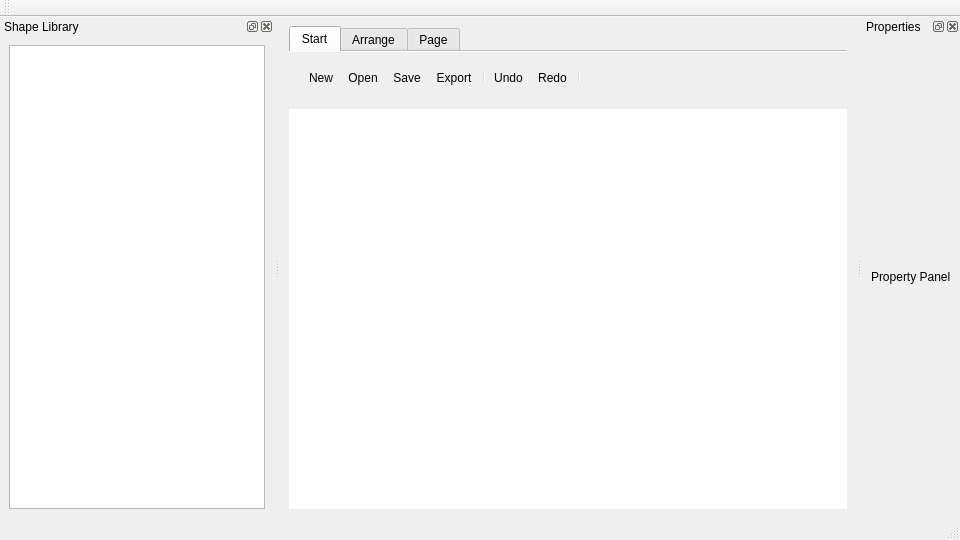
<?xml version="1.0" encoding="UTF-8"?>
<ui version="4.0">
 <class>MainWindow</class>
 <widget class="QMainWindow" name="MainWindow">
  <property name="geometry">
   <rect>
    <x>0</x>
    <y>0</y>
    <width>960</width>
    <height>540</height>
   </rect>
  </property>
  <property name="windowTitle">
   <string>Flow Chart Drawing Software</string>
  </property>
  <widget class="QWidget" name="centralwidget">
   <layout class="QVBoxLayout" name="verticalLayout" stretch="0,1">
    <item>
     <widget class="QTabWidget" name="ribbonTabWidget">
      <property name="tabPosition">
       <enum>QTabWidget::TabPosition::North</enum>
      </property>
      <property name="currentIndex">
       <number>0</number>
      </property>
      <property name="tabShape">
       <enum>QTabWidget::Rounded</enum>
      </property>
      <property name="documentMode">
       <bool>true</bool>
      </property>
      <property name="tabsClosable">
       <bool>false</bool>
      </property>
      <widget class="QWidget" name="tabStart">
       <attribute name="title">
        <string>Start</string>
       </attribute>
       <layout class="QVBoxLayout" name="verticalLayoutStart">
        <item>
         <widget class="QToolBar" name="startToolBar">
          <addaction name="actionNew"/>
          <addaction name="actionOpen"/>
          <addaction name="actionSave"/>
          <addaction name="actionExport"/>
          <addaction name="separator"/>
          <addaction name="actionUndo"/>
          <addaction name="actionRedo"/>
          <addaction name="separator"/>
         </widget>
        </item>
       </layout>
      </widget>
      <widget class="QWidget" name="tabArrange">
       <attribute name="title">
        <string>Arrange</string>
       </attribute>
       <layout class="QVBoxLayout" name="verticalLayoutArrange">
        <item>
         <widget class="QToolBar" name="arrangeToolBar">
          <!-- <addaction name="actionAlignLeft"/>
          <addaction name="actionAlignCenter"/>
          <addaction name="actionAlignRight"/>
          <addaction name="actionAlignTop"/>
          <addaction name="actionAlignBottom"/> -->
         </widget>
        </item>
       </layout>
      </widget>
      <widget class="QWidget" name="tabPage">
       <attribute name="title">
        <string>Page</string>
       </attribute>
       <layout class="QHBoxLayout" name="horizontalLayoutPage">
        <item>
         <widget class="QToolButton" name="toolButtonBackgroundColor">
          <property name="text">
           <string>Background Color</string>
          </property>
          <property name="popupMode">
           <enum>QToolButton::ToolButtonPopupMode::InstantPopup</enum>
          </property>
         </widget>
        </item>
        <item>
         <widget class="QToolButton" name="toolButtonPageSize">
          <property name="text">
           <string>Page Size</string>
          </property>
          <property name="popupMode">
           <enum>QToolButton::ToolButtonPopupMode::InstantPopup</enum>
          </property>
          <addaction name="actionA3"/>
          <addaction name="actionA4"/>
          <addaction name="actionA5"/>
         </widget>
        </item>
        <item>
         <widget class="QToolButton" name="toolButtonGridSize">
          <property name="text">
           <string>Grid Size</string>
          </property>
          <property name="popupMode">
           <enum>QToolButton::ToolButtonPopupMode::InstantPopup</enum>
          </property>
          <addaction name="actionGridSmall"/>
          <addaction name="actionGridMedium"/>
          <addaction name="actionGridLarge"/>
         </widget>
        </item>
        <item>
         <widget class="QToolButton" name="toolButtonGridVisible">
          <property name="text">
           <string>Show Grid</string>
          </property>
          <property name="checkable">
           <bool>true</bool>
          </property>
          <property name="checked">
           <bool>true</bool>
          </property>
         </widget>
        </item>
       </layout>
      </widget>
     </widget>
    </item>
    <item>
     <widget class="QWidget" name="drawingArea" native="true">
      <layout class="QVBoxLayout" name="verticalLayoutDrawingArea"/>
      <property name="styleSheet">
       <string notr="true">
QWidget#drawingArea {
  background-color: white;
}
       </string>
      </property>
     </widget>
    </item>
   </layout>
  </widget>
  <widget class="QToolBar" name="mainToolBar">
   <attribute name="toolBarArea">
    <enum>TopToolBarArea</enum>
   </attribute>
   <attribute name="toolBarBreak">
    <bool>false</bool>
   </attribute>
  </widget>
  <widget class="QDockWidget" name="shapeLibraryDock">
   <property name="windowTitle">
    <string>Shape Library</string>
   </property>
   <attribute name="dockWidgetArea">
    <number>1</number>
   </attribute>
   <widget class="QWidget" name="dockWidgetContents">
    <layout class="QVBoxLayout" name="verticalLayoutDock">
     <item>
      <widget class="QListWidget" name="shapeListWidget"/>
     </item>
    </layout>
   </widget>
  </widget>
  <widget class="QDockWidget" name="propertyDock">
   <property name="windowTitle">
    <string>Properties</string>
   </property>
   <attribute name="dockWidgetArea">
    <number>2</number>
   </attribute>
   <widget class="QWidget" name="dockWidgetContents_2">
    <layout class="QVBoxLayout" name="verticalLayoutDock2">
     <item>
      <widget class="QLabel" name="propertyLabel">
       <property name="text">
        <string>Property Panel</string>
       </property>
      </widget>
     </item>
    </layout>
   </widget>
  </widget>
  <widget class="QStatusBar" name="statusbar"/>
  <action name="actionNew">
   <property name="text">
    <string>New</string>
   </property>
  </action>
  <action name="actionOpen">
   <property name="text">
    <string>Open</string>
   </property>
  </action>
  <action name="actionSave">
   <property name="text">
    <string>Save</string>
   </property>
  </action>
  <action name="actionExport">
   <property name="text">
    <string>Export</string>
   </property>
  </action>
  <action name="actionUndo">
   <property name="text">
    <string>Undo</string>
   </property>
  </action>
  <action name="actionRedo">
   <property name="text">
    <string>Redo</string>
   </property>
  </action>
  <!-- <action name="actionAlignLeft">
   <property name="text">
    <string>Align Left</string>
   </property>
  </action>
  <action name="actionAlignCenter">
   <property name="text">
    <string>Align Center</string>
   </property>
  </action>
  <action name="actionAlignRight">
   <property name="text">
    <string>Align Right</string>
   </property>
  </action>
  <action name="actionAlignTop">
   <property name="text">
    <string>Align Top</string>
   </property>
  </action>
  <action name="actionAlignBottom">
   <property name="text">
    <string>Align Bottom</string>
   </property>
  </action> -->
  <action name="actionA3">
   <property name="text">
    <string>A3 Size (1500px*2100px)</string>
   </property>
  </action>
  <action name="actionA4">
   <property name="text">
    <string>A4 Size (1050px*1500px)</string>
   </property>
  </action>
  <action name="actionA5">
   <property name="text">
    <string>A5 Size (750px*1050px)</string>
   </property>
  </action>
  <action name="actionGridSmall">
   <property name="text">
    <string>Small Grid</string>
   </property>
  </action>
  <action name="actionGridMedium">
   <property name="text">
    <string>Medium Grid</string>
   </property>
  </action>
  <action name="actionGridLarge">
   <property name="text">
    <string>Large Grid</string>
   </property>
  </action>
 </widget>
 <layoutdefault spacing="6" margin="9"/>
 <resources/>
 <connections/>
</ui>
